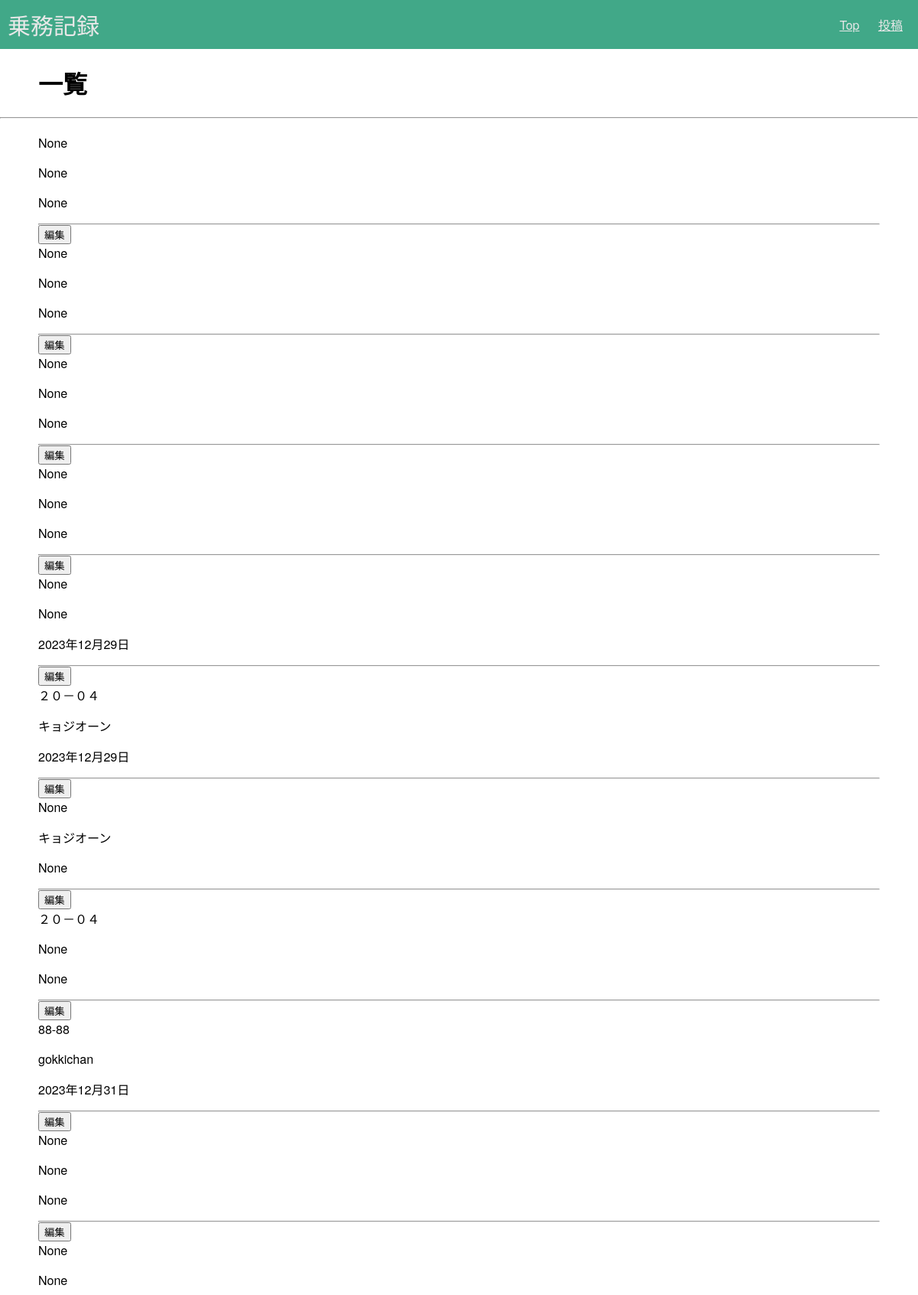
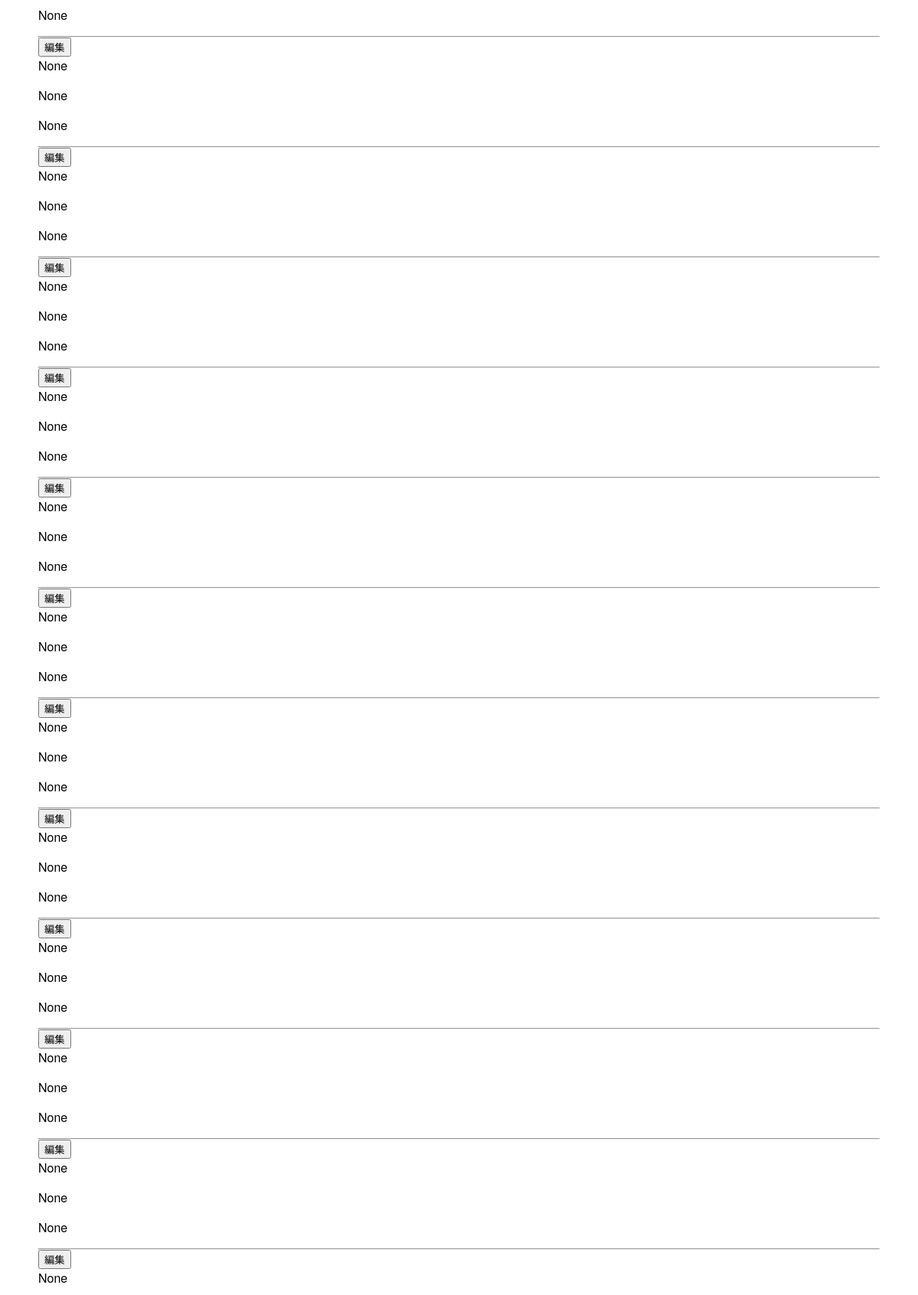
The page / (upper part) on the database its author committed (2 pictures, top to bottom).
### daily_report/models.py (models this page shows, shortened)
class Article(models.Model):
    class Meta(object):
        db_table = 'posts'
    day = models.DateField('稼働日',blank=True, null=True)
    name = models.CharField('運転者名', max_length=20, blank=True, null=True)
    car_number = models.CharField('車両No', max_length=10, blank=True, null=True)
    weather = models.CharField('天気', max_length=5, blank=True, null=True)
    start = models.TimeField('始業時間',blank=True, null=True)
    end = models.TimeField('終業時間',blank=True, null=True)
    oiling = models.IntegerField('給油',blank=True, null=True)
    oiling2 = models.IntegerField('給油',blank=True, null=True)
    oil = models.IntegerField('オイル',blank=True, null=True)
    text = models.CharField(verbose_name='備考欄', max_length=255, blank=True, null=True)
    created_at = models.DateField(verbose_name='作成日', default=timezone.now, blank=True, null=True)

### daily_report/views.py (the view)
class IndexView(View):
    def get(self,request, *args, **kwargs):
        queryset = Article.objects.all().order_by('-created_at')
        return render(request, 'daily_report/post.html', {'posts': queryset})

### daily_report/templates/daily_report/post.html (shortened to what this page needs)
{% extends "daily_report/base.html" %}
{% block title %}一覧{% endblock %}
{% block content %}
    {% for post in posts %}
    <div class="post">
        {{ post.car_number }}
        <p class="name">{{ post.name }}</p>
        <p class="day">{{ post.day }}</p>
        <hr>
    </div>
    <button onclick="location.href='edit'">編集</button>
    {% endfor %}
{% endblock %}

### daily_report/static/daily_report/base.css (style rules this page uses)
html, body { font-family: "Helvetica Neue", Helvetica, Arial, sans-serif; }
body, h1, hr { margin: 0px; }

### rows shown on the page
Article: car_number "None", name "None", day "None"
Article: car_number "None", name "None", day "None"
Article: car_number "None", name "None", day "None"
Article: car_number "None", name "None", day "None"
Article: car_number "None", name "None", day "2023年12月29日"
Article: car_number "２０－０４", name "キョジオーン", day "2023年12月29日"
Article: car_number "None", name "キョジオーン", day "None"
Article: car_number "２０－０４", name "None", day "None"
Article: car_number "88-88", name "gokkichan", day "2023年12月31日"
Article: car_number "None", name "None", day "None"
Article: car_number "None", name "None", day "None"
Article: car_number "None", name "None", day "None"
Article: car_number "None", name "None", day "None"
Article: car_number "None", name "None", day "None"
Article: car_number "None", name "None", day "None"
Article: car_number "None", name "None", day "None"
Article: car_number "None", name "None", day "None"
Article: car_number "None", name "None", day "None"
Article: car_number "None", name "None", day "None"
Article: car_number "None", name "None", day "None"
Article: car_number "None", name "None", day "None"
Article: car_number "None", name "None", day "None"
Article: car_number "None"
